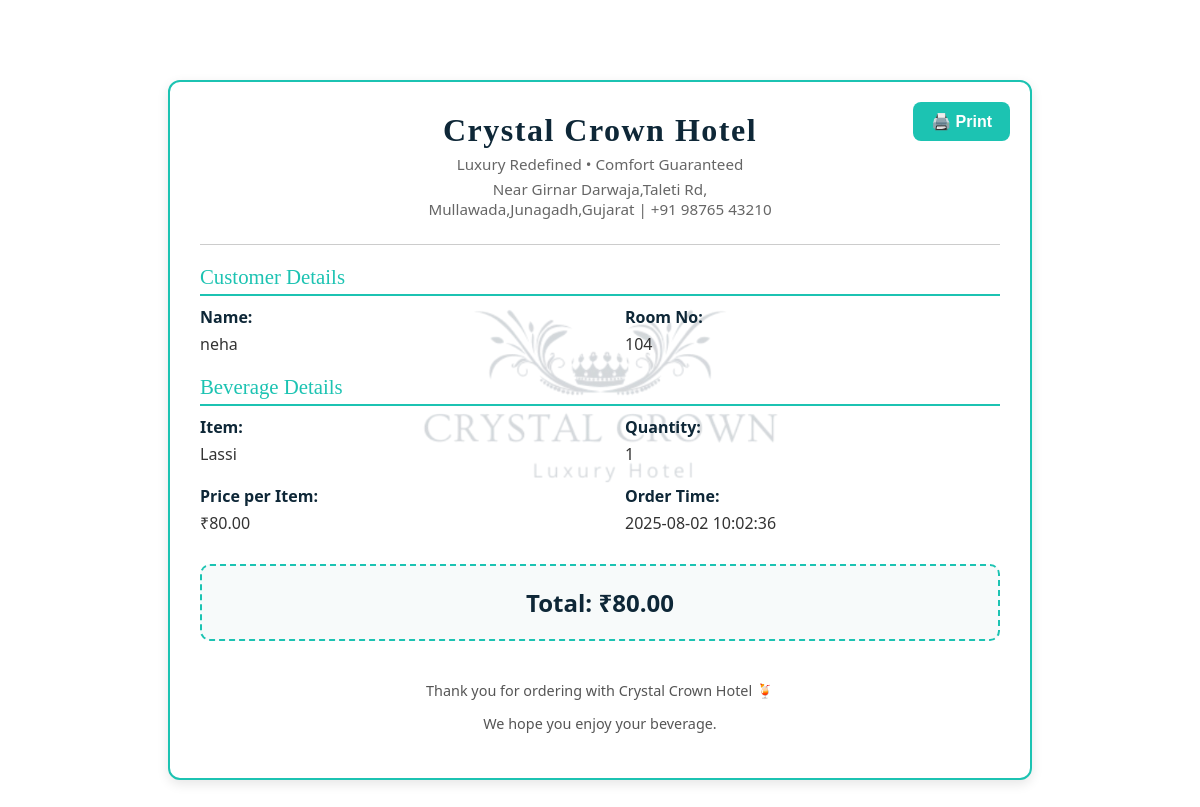
/project/client/bevrage_bill.php?id=1, run on the app's committed database.
### tables this page shows
CREATE TABLE `beverages_orders` (
  `id` int(11) NOT NULL,
  `customer_name` varchar(100) DEFAULT NULL,
  `room_number` varchar(20) DEFAULT NULL,
  `item` varchar(100) DEFAULT NULL,
  `quantity` int(11) DEFAULT NULL,
  `price` decimal(10,2) DEFAULT NULL,
  `total` decimal(10,2) DEFAULT NULL,
  `order_time` timestamp NOT NULL DEFAULT current_timestamp()
);

### project/client/bevrage_bill.php (the view, shortened to what this page needs)
<?php
$conn = mysqli_connect("localhost", "root", "", "crystal_crown_hotel");
$orderId = isset($_GET['id']) ? intval($_GET['id']) : 0;
$sql = "SELECT * FROM beverages_orders WHERE id = $orderId";
$result = mysqli_query($conn, $sql);
$order = mysqli_fetch_assoc($result);
?>
<!DOCTYPE html>
<html lang="en">
<head>
<link rel="stylesheet" href="food_bill_design.css">
</head>
<body>
<div class="container">
<button id="printBtn">🖨️ Print</button>
<div class="header">
<h1>Crystal Crown Hotel</h1>
<p>Luxury Redefined • Comfort Guaranteed</p>
<p>Near Girnar Darwaja,Taleti Rd,<br>Mullawada,Junagadh,Gujarat | +91 98765 43210</p>
</div>
<hr>
<div class="section">
<div class="section-title">Customer Details</div>
<div class="info-grid">
<div class="info-item"><strong>Name:</strong><?= htmlspecialchars($order['customer_name']) ?></div>
<div class="info-item"><strong>Room No:</strong><?= htmlspecialchars($order['room_number']) ?></div>
</div>
</div>
<div class="section">
<div class="section-title">Beverage Details</div>
<div class="info-grid">
<div class="info-item"><strong>Item:</strong><?= htmlspecialchars($order['item']) ?></div>
<div class="info-item"><strong>Quantity:</strong><?= $order['quantity'] ?></div>
<div class="info-item"><strong>Price per Item:</strong> ₹<?= number_format($order['price'], 2) ?></div>
<div class="info-item"><strong>Order Time:</strong><?= $order['order_time'] ?></div>
</div>
</div>
<div class="total-box">
      Total: ₹<?= number_format($order['total'], 2) ?>
</div>
<div class="footer">
<p>Thank you for ordering with Crystal Crown Hotel 🍹</p>
<p>We hope you enjoy your beverage.</p>
</div>
</div>
</body>
</html>

### project/client/food_bill_design.css (style rules this page uses)
body { font-family: 'Segoe UI', Tahoma, sans-serif; background: #ffffff; margin: 0; padding: 40px; color: #1e2a38; position: relative; }
.container { position: relative; max-width: 800px; margin: 40px auto; padding: 30px; border: 2px solid #1cc3b2; border-radius: 12px; box-shadow: 0 4px 12px rgba(0,0,0,0.1); background: #fff; overflow: hidden; }
.container::before { content: ""; position: absolute; top: 50%; left: 50%; width: 400px; height: 400px; background: url('images/logo1.png') no-repeat center; background-size: contain; opacity: 0.18; transform: translate(-50%, -50%); z-index: 0; pointer-events: none; }
.section { position: relative; z-index: 1; }
.header { text-align: center; margin-bottom: 25px; }
.header h1 { font-family: 'Cinzel', serif; font-size: 2rem; margin: 0; color: #0e2737; letter-spacing: 1.5px; }
.header p { margin: 5px 0; font-size: 0.95rem; color: #666; }
hr { border: 0; height: 1px; background: #ccc; margin: 20px 0; }
.section-title { font-family: 'Cinzel', serif; font-size: 1.3rem; color: #1cc3b2; margin: 20px 0 10px; border-bottom: 2px solid #1cc3b2; padding-bottom: 5px; }
.info-grid { display: flex; flex-wrap: wrap; gap: 20px 50px; margin-bottom: 20px; }
.info-item { flex: 1 1 45%; font-size: 1rem; color: #333; }
.info-item strong { display: block; margin-bottom: 5px; color: #0e2737; }
.total-box { text-align: center; margin-top: 30px; padding: 20px; background: #f7fafa; border: 2px dashed #1cc3b2; border-radius: 10px; font-size: 1.5rem; font-weight: bold; color: #0e2737; }
.footer { text-align: center; margin-top: 40px; font-size: 0.9rem; color: #555; }
button#printBtn { position: absolute; top: 20px; right: 20px; background: #1cc3b2; border: none; color: white; padding: 10px 18px; border-radius: 8px; cursor: pointer; font-size: 1rem; font-weight: 600; transition: 0.3s; }

### data on the page
beverages_orders: customer_name "neha", room_number "104", item "Lassi", quantity "1", price "80.00", order_time "2025-08-02 10:02:36", total "80.00"
